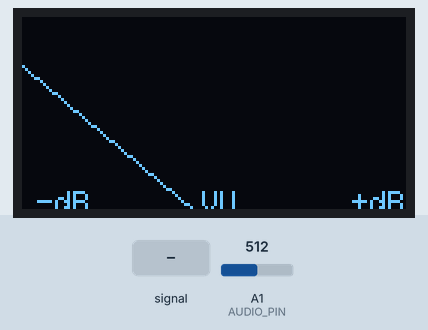
Simulated run of this program. Board: Arduino Nano, built with avr-gcc and run on an emulated ATmega328P. On the bench: 128×64 one-colour display. Inputs (shaded band) come from the test bench; at power-on: A1 (AUDIO_PIN) = 512. What the program prints to the serial monitor is not drawn.

Above: at 1.2 s.
1.3 s: A1 (AUDIO_PIN) fed a 200 Hz sine of ±460 counts around its level
At 2.2 s:
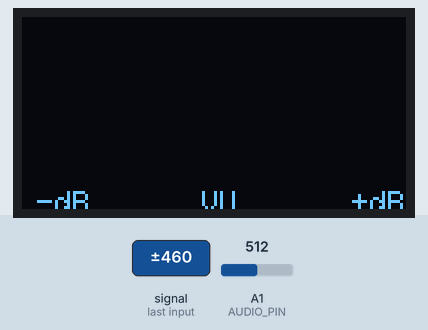
2.9 s: A1 (AUDIO_PIN) set to 310
At 4.1 s:
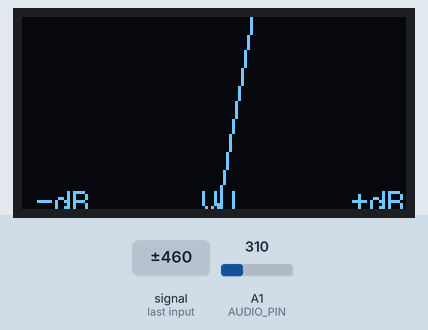
4.5 s: A1 (AUDIO_PIN) set to 306
At 5.7 s:
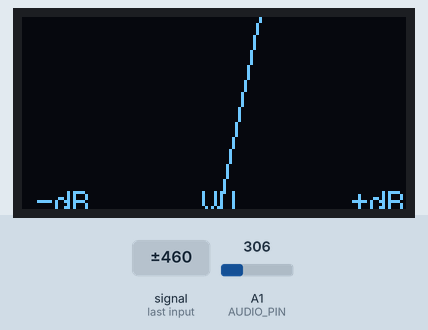
6.2 s: A1 (AUDIO_PIN) fed a 1000 Hz sine of ±255 counts around its level
At 6.28 s:
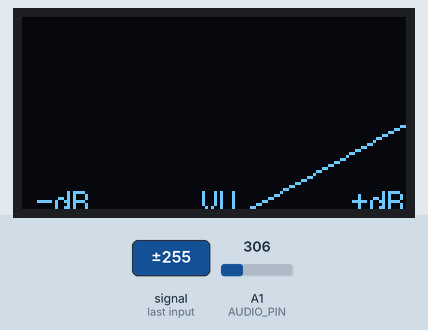
7.8 s: A1 (AUDIO_PIN) set to 511
At 8.27 s:
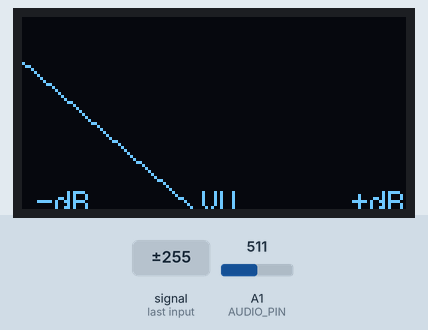
9.4 s: A1 (AUDIO_PIN) fed a 2 Hz sine of ±306 counts around its level
At 9.57 s:
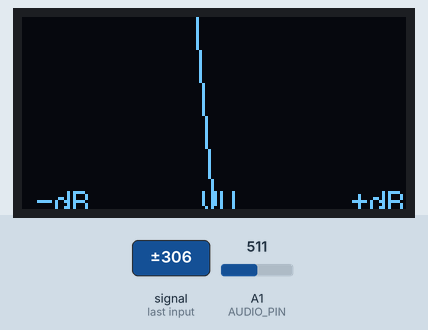
Timing chart, 0 to 11.9 s (numbered marks = the images above; inputs shaded):
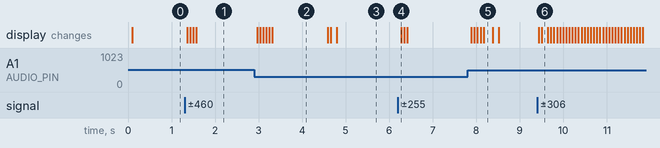

Measured:
- after the input at 1.3 s, the display: first changes after 0.06 s (image 1 shows a later state)
- after the input at 2.9 s, the display: first changes after 0.07 s (image 2 shows a later state)
- after the input at 4.5 s, the display: first changes after 0.09 s (image 3 shows a later state)
- after the input at 6.2 s, the display: changes after 0.08 s (image 4)
- after the input at 7.8 s, the display: first changes after 0.09 s (image 5 shows a later state)
- after the input at 9.4 s, the display: first changes at once (image 6 shows a later state)

The program:

main.cpp
```cpp
/**
 * Classic Analog VU Meter for 128x64 OLED Display
 * Uses Arduino to read audio signal with needle pivot below display
 */

#include <Wire.h>
#include <Adafruit_GFX.h>
#include <Adafruit_SSD1306.h>

#define SCREEN_WIDTH 128
#define SCREEN_HEIGHT 64
#define OLED_RESET    -1 // Reset pin # (or -1 if sharing Arduino reset pin)
#define SCREEN_ADDRESS 0x3C

Adafruit_SSD1306 display(SCREEN_WIDTH, SCREEN_HEIGHT, &Wire, OLED_RESET);

// Audio input pin
#define AUDIO_PIN A1

// VU meter parameters
#define SAMPLES 64        // Number of samples to take
#define DECAY_RATE 0.85   // How quickly the meter falls (0-1)
#define SMOOTH_FACTOR 0.4 // For smoothing needle movement (0-1)

// Center position of the meter dial
#define CENTER_X 64      // Center of display horizontally
#define CENTER_Y 70      // Pivot point below display area
#define RADIUS 100        // Radius for needle length
#define MIN_ANGLE 220    // Start angle in degrees (left side)
#define MAX_ANGLE 320    // End angle in degrees (right side)

// Variables for audio processing
float currentLevel = 0;
float peakLevel = 0;
unsigned long peakHoldTime = 0;
const unsigned long PEAK_HOLD_DURATION = 1000; // Hold peak for 1 second
void updateNeedle(float angle);
void setup() {
  Serial.begin(9600);

  // SSD1306 OLED initialization
  if(!display.begin(SSD1306_SWITCHCAPVCC, SCREEN_ADDRESS)) {
    Serial.println(F("SSD1306 allocation failed"));
    for(;;); // Don't proceed, loop forever
  }

  // Initial blank display
  display.clearDisplay();
  display.display();
}

void loop() {
  // Read audio signal
  int maxSample = 0;

  // Take multiple samples to get a better reading
  for (int i = 0; i < SAMPLES; i++) {
    int sample = analogRead(AUDIO_PIN);
    // Convert to centered value (512 is midpoint for 10-bit ADC)
    sample = abs(sample - 512);
    if (sample > maxSample) {
      maxSample = sample;
    }
  }

  // Map to 0-100 range and apply scaling
  float newLevel = map(maxSample, 0, 512, 0, 100);
  newLevel = constrain(newLevel, 0, 100);

  // Smooth the meter movement
  currentLevel = (currentLevel * SMOOTH_FACTOR) + (newLevel * (1 - SMOOTH_FACTOR)) *2;

  // Apply decay effect for natural fall-back
  if (currentLevel > 0) {
    currentLevel = max(currentLevel * DECAY_RATE, 0);
  }

  // Track peak level with hold time
  if (currentLevel > peakLevel) {
    peakLevel = currentLevel;
    peakHoldTime = millis();
  } else if (millis() - peakHoldTime > PEAK_HOLD_DURATION) {
    // Start slowly dropping the peak level after hold time
    peakLevel = max(0, peakLevel - 0.5);
  }

  // Calculate the angle based on current level (0-100)
  float angle = MIN_ANGLE - (currentLevel * (MIN_ANGLE - MAX_ANGLE) / 100.0);

  // Update the needle display with the calculated angle
  updateNeedle(angle);
  Serial.print(newLevel);
  Serial.print("\t");
  Serial.print(currentLevel);
  Serial.print("\t");
  Serial.print(peakLevel);
  Serial.print("\t");
  Serial.println(angle);

  // Small delay to avoid flicker and control update rate
  delay(30);
}

void updateNeedle(float angle) {
  // Calculate the angle based on current level (0-100)
  float rad = angle * PI / 180.0;

  // Calculate needle endpoints
  int needleEndX = CENTER_X + ((RADIUS - 2) * cos(rad));
  int needleEndY = CENTER_Y + ((RADIUS - 2) * sin(rad));

  // Calculate peak indicator position
  float peakRad = (MIN_ANGLE - (peakLevel * (MIN_ANGLE - MAX_ANGLE) / 100.0)) * PI / 180.0;
  int peakX = CENTER_X + ((RADIUS - 2) * cos(peakRad));
  int peakY = CENTER_Y + ((RADIUS - 2) * sin(peakRad));

  // Clear previous needle and value area
  // We need a larger clear area to ensure the needle is fully erased in all positions
  display.fillRect(0, 0, 128, 64, SSD1306_BLACK);

  // Draw new needle with a thicker style for better visibility
  display.drawLine(CENTER_X, CENTER_Y, needleEndX, needleEndY, SSD1306_WHITE);

  // Draw peak indicator (small triangle at peak position)
  display.fillTriangle(
    peakX, peakY,
    peakX - 2, peakY - 2,
    peakX + 2, peakY - 2,
    SSD1306_WHITE);

  display.setCursor(5, 58);
  display.print("-dB");
  display.setCursor(110, 58);
  display.print("+dB");
  display.setCursor(60, 58);
  display.print("VU");

  // Redraw the center pin for needle
  display.fillCircle(CENTER_X, CENTER_Y, 3, SSD1306_WHITE);

  display.display();
}
```
